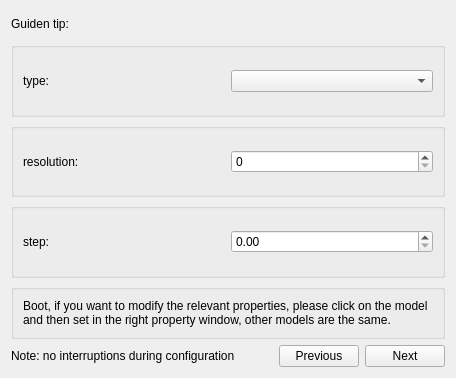
<?xml version="1.0" encoding="UTF-8"?>
<ui version="4.0">
 <class>MagSensorContentSetting</class>
 <widget class="QWidget" name="MagSensorContentSetting">
  <property name="geometry">
   <rect>
    <x>0</x>
    <y>0</y>
    <width>456</width>
    <height>378</height>
   </rect>
  </property>
  <property name="windowTitle">
   <string>Magneticsensor  Guidence Setting</string>
  </property>
  <layout class="QVBoxLayout" name="verticalLayout" stretch="1,3,3,3,0,3">
   <item>
    <layout class="QHBoxLayout" name="horizontalLayout_8">
     <item>
      <widget class="QLabel" name="label_prompt">
       <property name="text">
        <string>Guiden tip:</string>
       </property>
      </widget>
     </item>
     <item>
      <widget class="QLabel" name="label_direction">
       <property name="text">
        <string/>
       </property>
      </widget>
     </item>
    </layout>
   </item>
   <item>
    <widget class="QGroupBox" name="groupBox_0">
     <property name="title">
      <string/>
     </property>
     <layout class="QHBoxLayout" name="horizontalLayout_7">
      <item>
       <layout class="QHBoxLayout" name="horizontalLayout_5">
        <item>
         <widget class="QLabel" name="label_4">
          <property name="text">
           <string>type:</string>
          </property>
         </widget>
        </item>
        <item>
         <widget class="customComboBox" name="comboBox_type"/>
        </item>
       </layout>
      </item>
     </layout>
    </widget>
   </item>
   <item>
    <widget class="QGroupBox" name="groupBox_1">
     <property name="title">
      <string/>
     </property>
     <layout class="QHBoxLayout" name="horizontalLayout_4">
      <item>
       <layout class="QHBoxLayout" name="horizontalLayout">
        <item>
         <widget class="QLabel" name="label_5">
          <property name="text">
           <string>resolution:</string>
          </property>
         </widget>
        </item>
        <item>
         <widget class="customSpinBox" name="spinBox_resolution"/>
        </item>
       </layout>
      </item>
     </layout>
    </widget>
   </item>
   <item>
    <widget class="QGroupBox" name="groupBox_2">
     <property name="title">
      <string/>
     </property>
     <layout class="QHBoxLayout" name="horizontalLayout_6">
      <item>
       <layout class="QHBoxLayout" name="horizontalLayout_2">
        <item>
         <widget class="QLabel" name="label_2">
          <property name="text">
           <string>step:</string>
          </property>
         </widget>
        </item>
        <item>
         <widget class="customDoubleSpinBox" name="doubleSpinBox_step"/>
        </item>
       </layout>
      </item>
     </layout>
    </widget>
   </item>
   <item>
    <widget class="QGroupBox" name="groupBox_3">
     <property name="sizePolicy">
      <sizepolicy hsizetype="Preferred" vsizetype="Minimum">
       <horstretch>0</horstretch>
       <verstretch>0</verstretch>
      </sizepolicy>
     </property>
     <property name="title">
      <string/>
     </property>
     <layout class="QHBoxLayout" name="horizontalLayout_9">
      <item>
       <widget class="QLabel" name="label_directOther">
        <property name="text">
         <string>Boot, if you want to modify the relevant properties, please click on the model and then set in the right property window, other models are the same.</string>
        </property>
        <property name="wordWrap">
         <bool>true</bool>
        </property>
       </widget>
      </item>
     </layout>
    </widget>
   </item>
   <item>
    <layout class="QHBoxLayout" name="horizontalLayout_3">
     <item>
      <widget class="QLabel" name="label_warningToolTip">
       <property name="text">
        <string>Note: no interruptions during configuration</string>
       </property>
      </widget>
     </item>
     <item>
      <spacer name="horizontalSpacer">
       <property name="orientation">
        <enum>Qt::Horizontal</enum>
       </property>
       <property name="sizeHint" stdset="0">
        <size>
         <width>40</width>
         <height>20</height>
        </size>
       </property>
      </spacer>
     </item>
     <item>
      <widget class="QPushButton" name="ptb_previous">
       <property name="text">
        <string>Previous</string>
       </property>
      </widget>
     </item>
     <item>
      <widget class="QPushButton" name="ptb_Next">
       <property name="text">
        <string>  Next  </string>
       </property>
      </widget>
     </item>
    </layout>
   </item>
  </layout>
 </widget>
 <customwidgets>
  <customwidget>
   <class>customComboBox</class>
   <extends>QComboBox</extends>
   <header>ModelCustomWidget.h</header>
  </customwidget>
  <customwidget>
   <class>customDoubleSpinBox</class>
   <extends>QDoubleSpinBox</extends>
   <header>ModelCustomWidget.h</header>
  </customwidget>
  <customwidget>
   <class>customSpinBox</class>
   <extends>QSpinBox</extends>
   <header>ModelCustomWidget.h</header>
  </customwidget>
 </customwidgets>
 <resources/>
 <connections/>
</ui>
